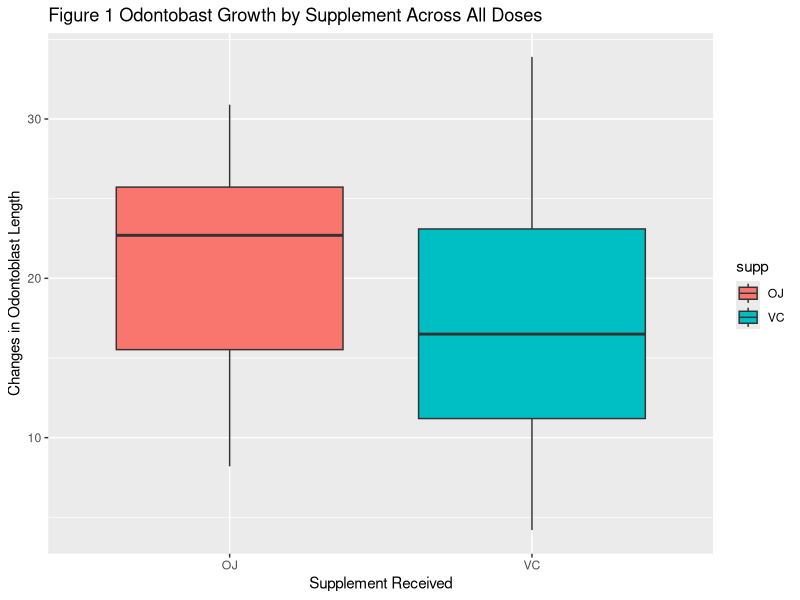
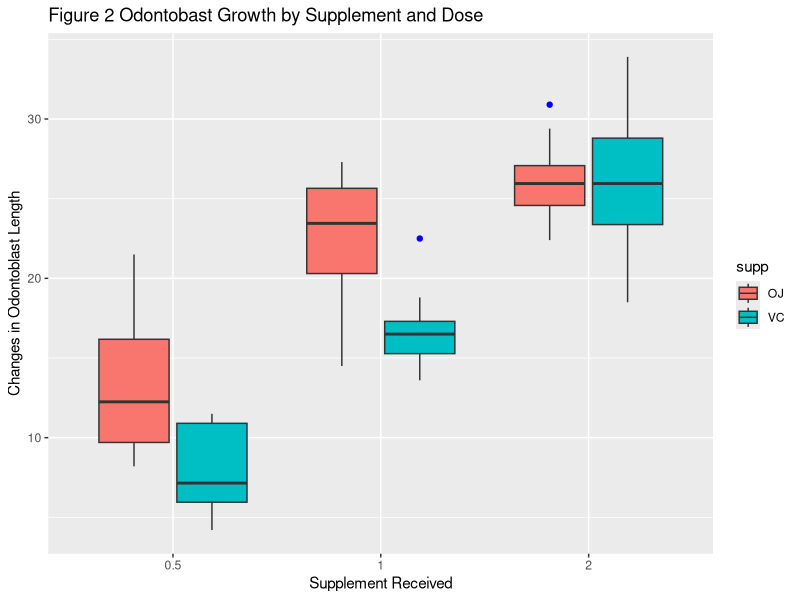

R code for these plots, in order:
# teeth study

# 1. Load the ToothGrowth data and perform some basic exploratory data analyses
# 2. Provide a basic summary of the data.
# 3. Use confidence intervals and/or hypothesis tests to compare tooth growth by supp and dose. (Only use the techniques from class
# 4. State your conclusions and the assumptions needed for your conclusions.
#
# Some criteria that you will be evaluated on
# * Did you  perform an exploratory data analysis of at least a single plot or table highlighting basic features of the data?
# * Did the student perform some relevant confidence intervals and/or tests?
# * Were the results of the tests and/or intervals interpreted in the context of the problem correctly?
# * Did the student describe the assumptions needed for their conclusions?

data("ToothGrowth")

library(dplyr)
library(ggplot2)
library(knitr)
tbl <- 0
fig <- 0
se <- function(x) sqrt(var(x)/length(x))

#-----------------------

fig <- fig + 1
pl0 <- ggplot(ToothGrowth, aes(factor(supp), y=len, fill = supp)) +
    geom_boxplot(stat="boxplot", outlier.colour = "blue") +
    ggtitle(paste("Figure", fig, "Odontobast Growth by Supplement Across All Doses")) +
    xlab("Supplement Received") +
    ylab("Changes in Odontoblast Length")
print(pl0)

fig <- fig + 1
pl1 <- ggplot(ToothGrowth, aes(factor(dose), y=len, fill = supp)) +
    geom_boxplot(stat="boxplot", outlier.colour = "blue", notch = FALSE) +
    ggtitle(paste("Figure", fig, "Odontobast Growth by Supplement and Dose")) +
    xlab("Supplement Received") +
    ylab("Changes in Odontoblast Length")

print(pl1)

#-----------------------

tg <- ToothGrowth %>%
    group_by(supp, dose) %>%
    summarise_each(funs(mean, sd, se)) %>%
    rename(tg_mean = mean, tg_sd = sd, tg_se = se)

tg_stats <- rbind(tg[4,], tg[1,], tg[5,], tg[2,], tg[6,], tg[3,])
names(tg_stats) <- c("Supplement","Dose","Mean","Standard Deviation","Standard Error")
tg_stats$Supplement <- as.character(tg_stats$Supplement)

for (i in c(1,3,5)) tg_stats[i,1] <-"Vitamin C"
for (i in c(2,4,6)) tg_stats[i,1] <-"Orange Juice"

#-----------------------
t_all <- t.test(ToothGrowth$len~ToothGrowth$supp, conf=0.95)

t_all_stat <- NULL
t_all_stat <- cbind(t_all_stat, c("t-statistic",
	"degrees of freedom",
	"p-value",
	"confidence interval",
	"mean in orange juice group",
	"mean in vitamin C group"))

t_all_stat <- cbind(t_all_stat, c(
    round(t_all$statistic, 3),
    round(t_all$parameter, 1),
    round(t_all$p.value, 3),
    paste(round(t_all$conf.int[1], 3)," ", round(t_all$conf.int[2], 3)),
	round(t_all$estimate[1], 3),
	round(t_all$estimate[2], 3)))


kable(t_all_stat, format="markdown", row.names = F, col.names = c("Attribute","Value"))


tbl <- tbl + 1
kable(tg_stats, format="markdown", caption = paste("Table", tbl, "Summary of Statistics"))


#-----------------------
vc05 <- ToothGrowth$len[ 1 : 10]
vc1  <- ToothGrowth$len[11 : 20]
vc2  <- ToothGrowth$len[21 : 30]
oj05 <- ToothGrowth$len[31 : 40]
oj1  <- ToothGrowth$len[41 : 50]
oj2  <- ToothGrowth$len[51 : 60]

dose_rows <- as.character(t_all_stat[1:6,1])
dose_rows[6] <- "mean of x"

d05_diff <- oj05 - vc05
t05 <-  t.test(d05_diff)
t05_stat <- dose_rows
t05_stat <- cbind(t05_stat, c(
                    round(t05$statistic, 3),
                    round(t05$parameter,1),
                    round(t05$p.value, 3),
                    round(t05$conf.int[1],3),
                    round(t05$conf.int[2],3),
                    round(t05$estimate[1], 3)))


kable(t05_stat, format="markdown", row.names = F, col.names = c("Attribute","Value"))


d1_diff <- oj1 - vc1
t1 <-  t.test(d1_diff)
t1_stat <- dose_rows
t1_stat <- cbind(t1_stat, c(
                    round(t1$statistic, 3),
                    round(t1$parameter,1),
                    round(t1$p.value, 3),
                    round(t1$conf.int[1],3),
                    round(t1$conf.int[2],3),
                    round(t1$estimate[1], 3)))

kable(t1_stat, format="markdown", row.names = F, col.names = c("Attribute","Value"))

d2_diff <- oj2 - vc2
t2 <-  t.test(d2_diff)
t2_stat <- dose_rows
t2_stat <- cbind(t2_stat, c(
                    round(t2$statistic, 3),
                    round(t2$parameter,1),
                    round(t2$p.value, 3),
                    round(t2$conf.int[1],3),
                    round(t2$conf.int[2],3),
                    round(t2$estimate[1], 3)))

kable(t2_stat, format="markdown", row.names = F, col.names = c("Attribute","Value"))

